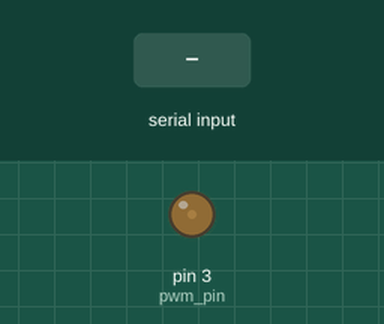
Simulated run of this sketch. Board: Teensy 4. Parts: output pins drawn as LEDs (lit = HIGH). The test bench sets the inputs (shaded band).

Above: at 1.2 s.
1.3 s: "90,45\n" received over Serial
At 2.4 s:
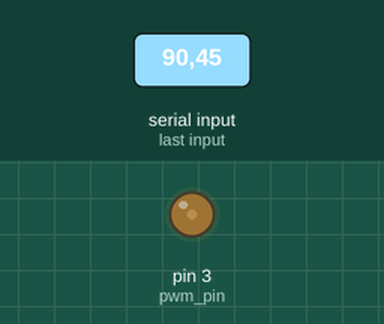
2.8 s: "30,150\n" received over Serial
At 3.6 s:
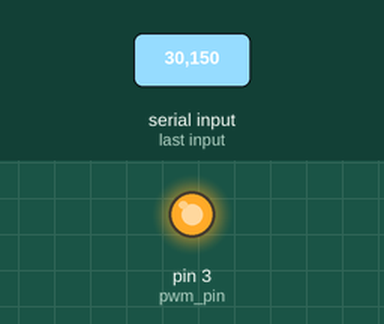
Timing chart, 0 to 5.8 s (numbered marks = the images above; inputs shaded):
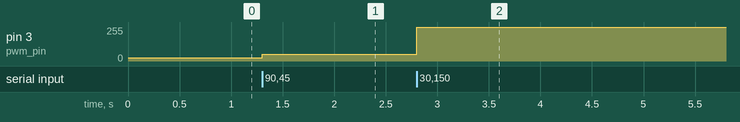

The sketch:

gpu_fan_controller.ino
```cpp
int pwm_pin = 3;
int temp = -1; // init to invalid
int oldtemp = -1; // buffer since parseint returns 0 on empty (why it passes the serial check in the first place idk)

void setup() {
  // freq and resolution are valid for board used: TeensyLC. Check your board supports this.
  analogWriteFrequency(3, 25000); // frequency setup - 11bit sits at 23437.5hz; close enough.
  analogWriteResolution(11); // 2047 is max value.
  pinMode(pwm_pin, OUTPUT);
  Serial.begin(9600); //now that python works this is useful
  setPwmDuty(2047 * 0.1); // start low
}

void loop() {
  if (Serial.available() > 0) {
    temp = Serial.parseInt(); // reads entire number at once
    //Serial.println(temp);
  }

  if (temp == 0) {
    temp = oldtemp; //buffer for 0
  }

// this could probably be made and mapped better, but this is functional:
  if (temp <= 40) {
    setPwmDuty(2047 * 0.1);
  }
  else if (temp > 40 && temp <= 45) {
    setPwmDuty(2047 * 0.2);
    oldtemp = 42;
  }
  else if (temp > 45 && temp <= 50) {
    setPwmDuty(2047 * 0.4);
    oldtemp = 47;
  }
  else if (temp > 50 && temp <= 55) {
    setPwmDuty(2047 * 0.5);
    oldtemp = 52;
  }
  else if (temp > 55 && temp <= 60) {
    setPwmDuty(2047 * 0.6);
    oldtemp = 57;
  }
  else if (temp > 60 && temp <= 65) {
    setPwmDuty(2047 * 0.7);
    oldtemp = 62;
  }
  else if (temp > 65 && temp <= 70) {
    setPwmDuty(2047 * 0.8);
    oldtemp = 67;
  }
  else if (temp > 70 && temp <= 75) {
    setPwmDuty(2047 * 0.9);
    oldtemp = 72;
  }
  else if (temp > 75) {
    setPwmDuty(2047 * 1);
    oldtemp = 77;
  }

}

void setPwmDuty(int duty){
  analogWrite(3, duty);
  //Serial.println(duty);
}
```

Measured:
- after the input at 1.3 s, pin 3 (pwm_pin): 25/255 → 50/255 at once
- after the input at 2.8 s, pin 3 (pwm_pin): 50/255 → 255/255 at once
